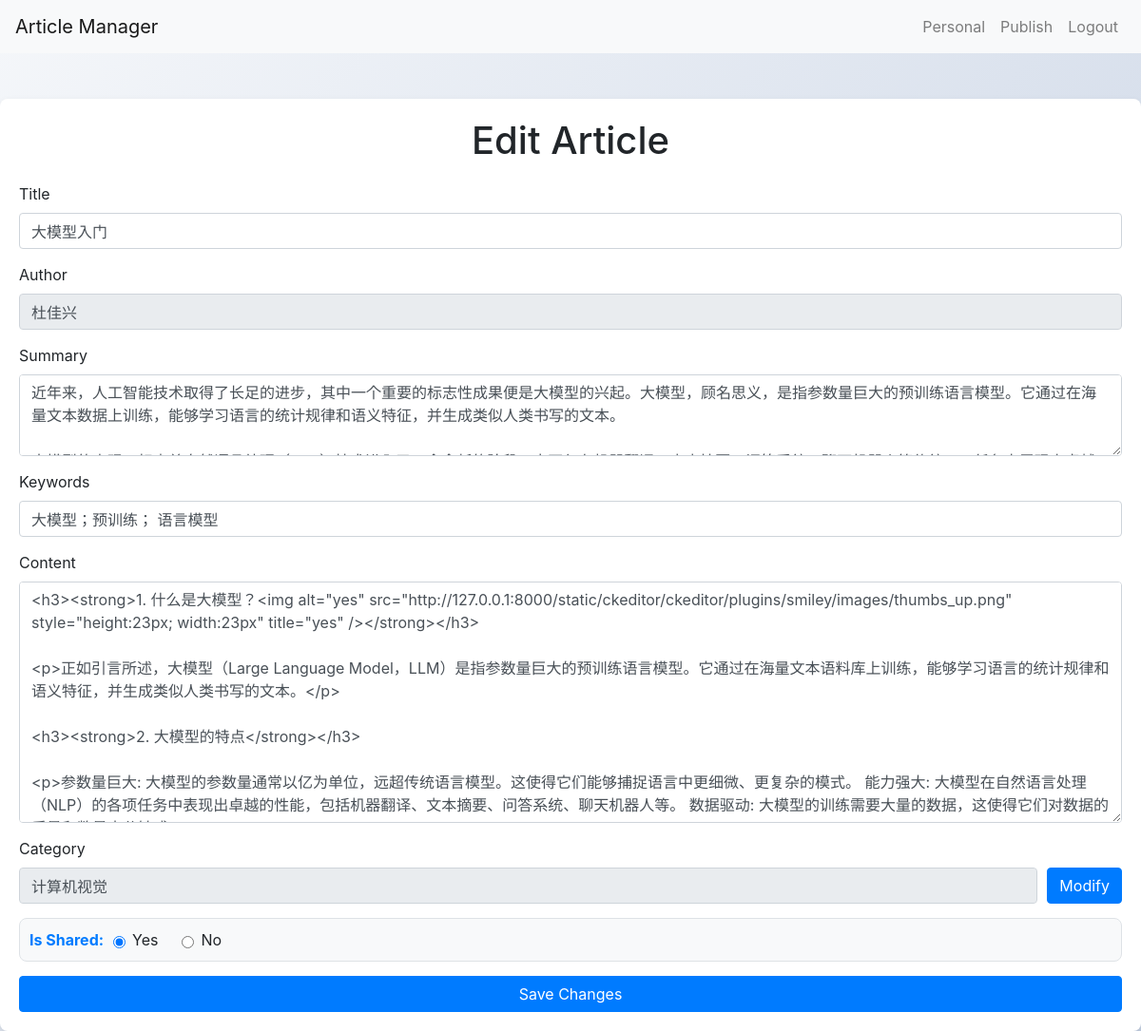
The app's page /edit_article/4/ (signed in), older data.
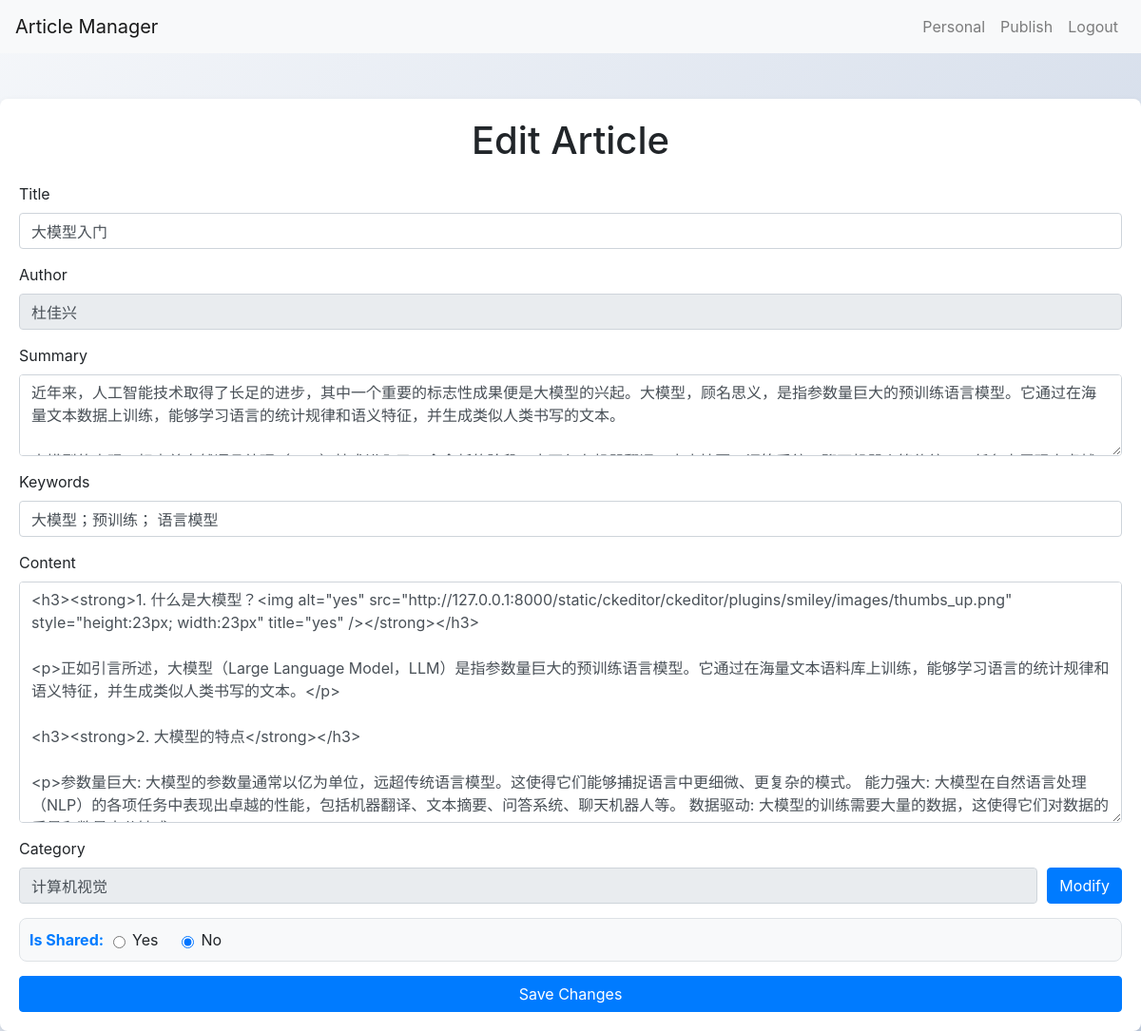
The same page, newer data.
### app01/models.py (models this page shows, shortened)
class Article(models.Model):
    title = models.CharField(max_length=200)
    author = models.CharField(max_length=200)
    summary = models.TextField()
    keywords = models.CharField(max_length=200)
    publish_time = models.DateTimeField(auto_now_add=True)  # 自动设置为添加时的时间
    content = RichTextUploadingField()  # 使用带上传功能的 CKEditor
    category =  models.ForeignKey(Category, on_delete=models.CASCADE)
    is_shared = models.BooleanField(default=False)  # 新增字段，默认值为 False（非共享状态）

class Category(models.Model):
    name = models.CharField(max_length=100)
    level = models.IntegerField()
    parent = models.ForeignKey('self', on_delete=models.CASCADE,related_name='children',null=True, blank=True )

### app01/views.py (the view, shortened to what this page needs)
# urls.py: path('edit_article/<int:article_id>/', views.edit_article, name='edit_article'),
@login_required
def edit_article(request, article_id):
    if request.method == 'GET' and 'parentId' in request.GET:
        parent_id = request.GET['parentId']
        if parent_id !='':
            subcategories = Category.objects.filter(parent_id=parent_id)
            data = [{'id': subcategory.id, 'name': subcategory.name} for subcategory in subcategories]
        return JsonResponse(data, safe=False)
    article = get_object_or_404(Article, id=article_id)
    user = str(request.user)
    article_form = ArticleForm(request.POST, initial={"author": request.user})
    if article_form.is_valid():
        print('author edit article!')
        article_form.save()
        messages.success(request, 'Your article has been published!')
        return redirect('personal')
    categories = Category.objects.all()
    if user != article.author:
        print("You are not authorized to edit this article.")
        messages.error(request, "You are not authorized to edit this article.")
        return redirect('personal')
    context = {
        'article': article,
        'categories': categories,
    }
    return render(request, 'edit_article.html', context)

### app01/templates/edit_article.html (shortened to what this page needs)
{% load static %}
<!DOCTYPE html>
<html lang="en">
<head>
    <link href="/static/css/bootstrap.css?version=1.0.1" rel="stylesheet">
</head>
<body>
    <nav class="navbar navbar-expand-lg navbar-light bg-light">
        <a class="navbar-brand" href="{% url 'home' %}">Article Manager</a>
        <div class="collapse navbar-collapse" id="navbarNav">
            <ul class="navbar-nav ml-auto">
                {% if user.is_authenticated %}
                    <li class="nav-item">
                        <a class="nav-link" href="{% url 'personal' %}">Personal</a>
                    </li>
                    <li class="nav-item">
                        <a class="nav-link" href="{% url 'publish' %}">Publish</a>
                    </li>
                    <li class="nav-item">
                        <a class="nav-link" href="{% url 'logout' %}">Logout</a>
                    </li>
                {% endif %}
            </ul>
        </div>
    </nav>
    <div class="container mt-5">
        <h1 class="text-center">Edit Article</h1>
        <form method="post" >
            <div class="form-group">
                <label for="id_title">Title</label>
                <input type="text" class="form-control" id="id_title" name="title" value="{{ article.title }}" required>
            </div>
            <div class="form-group">
                <label for="id_author">Author</label>
                <input type="text" class="form-control" id="id_author" name="author" value="{{ article.author }}" readonly>
            </div>
            <div class="form-group">
                <label for="id_summary">Summary</label>
                <textarea class="form-control" id="id_summary" name="summary" rows="3" required>{{ article.summary }}</textarea>
            </div>
            <div class="form-group">
                <label for="id_keywords">Keywords</label>
                <input type="text" class="form-control" id="id_keywords" name="keywords"  value="{{ article.keywords }}"  required>
            </div>
            <div class="form-group">
                <label for="id_content">Content</label>
                <textarea class="form-control" id="id_content" name="content" rows="10" required>{{ article.content }}</textarea>
            </div>
            <div class="form-group">
                <label for="id_content">Category</label>
                <div class="category-container">
                <input type="text" class="form-control" id="id_category_display" value="{{ article.category.name }}" readonly>
                    <button type="button" onclick="modifyCategory()" class="btn btn-primary">Modify</button>
                </div>
            </div>
            <div class="form-group is-shared-container">
                <label class="is-shared-label" for="id_is_shared">Is Shared:</label>
                <div class="form-check">
                    <input class="form-check-input" type="radio" name="is_shared" id="id_is_shared_true" value="True" {% if article.is_shared %}checked{% endif %}>
                    <label class="form-check-label" for="id_is_shared_true">
                        Yes
                    </label>
                </div>
                <div class="form-check">
                    <input class="form-check-input" type="radio" name="is_shared" id="id_is_shared_false" value="False" {% if article.is_shared == 0 %}checked{% endif %}>
                    <label class="form-check-label" for="id_is_shared_false">
                        No
                    </label>
                </div>
            </div>
            <button type="submit" class="btn btn-primary btn-block">Save Changes</button>
        </form>
    </div>
     {% block css %}
    <link rel="stylesheet" href="/static/css/article.css?version=1.0.1">
{% endblock %}
</body>
</html>

Row changes from the older to the newer data that the page shows:
changed Article "大模型入门": is_shared "☑ Yes" → "☐ Yes"; is_shared "☐ No" → "☑ No"
